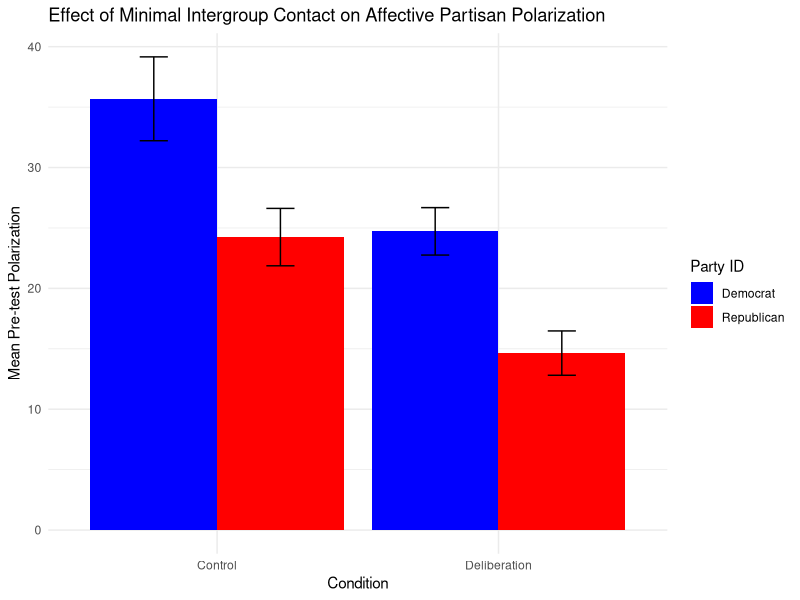
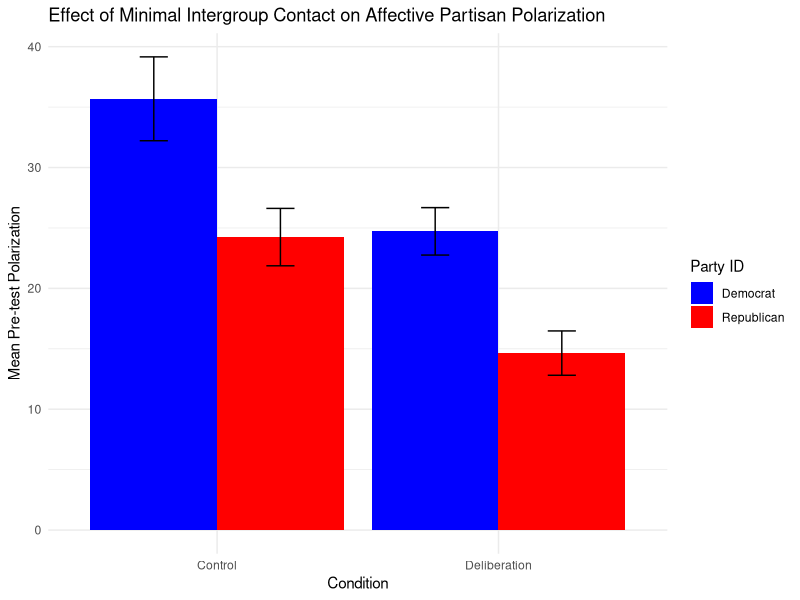

Reproduce these figures in R, in order.
## ---- chunk 1
library(tidyverse)
library(haven)
long_data <- read_sav("data/LongData copy.sav")
wide_data <- read_sav("data/V.3 CLEANED DATA copy.sav")
glimpse(wide_data)
library(ggplot2)
library(readr)
pretest_pol_summary <- suppressMessages(read_csv("data/pretest_pol_summary.csv"))
ggplot(pretest_pol_summary, aes(x = factor(delib), y = mean_pol, fill = factor(partyid))) +
  geom_bar(stat = "identity", position = "dodge") +
  geom_errorbar(aes(ymin = mean_pol - se_pol, 
                    ymax = mean_pol + se_pol),
                position = position_dodge(0.9), width = 0.2) +
  scale_x_discrete(labels = c("Control", "Deliberation")) +
  scale_fill_manual(values = c("blue", "red"), labels = c("Democrat", "Republican")) +
  labs(x = "Condition", y = "Mean Pre-test Polarization", fill = "Party ID") +
  ggtitle("Effect of Minimal Intergroup Contact on Affective Partisan Polarization") +
  theme_minimal()
  
## ---- chunk 2
glimpse(long_data)
## ---- chunk 3
wide_data <- wide_data %>%
  mutate(
    bias_preD = rowMeans(across(c(prej_preD, discr_preD, stereo_preD)), na.rm = TRUE),
    bias_postD = rowMeans(across(c(prej_postD, discr_postD, stereo_postD)), na.rm = TRUE),
bias_preR = rowMeans(across(c(prej_preR, discr_preR, stereo_preR)), na.rm = TRUE),
bias_postR = rowMeans(across(c(prej_postR, discr_postR, stereo_postR)), na.rm = TRUE)
         ) %>% 
  select(-group, -seating, -prej_preD, -discr_preD, -stereo_preD, -prej_postD,
         -discr_postD, -stereo_postD, -prej_preR, -discr_preR, -stereo_preR,
         -prej_postR, -discr_postR, -stereo_postR)
#Thanks to ChatGPT for recommending the rowMeans function and the bit to remove missing values. I would have done it in a slightly different, inferior way (adding variables and dividing by 3 and not acounting for missing values). And thanks to Claude.ai for recommending the across() function (instead of the select() function recommended by Chat——I just like this version better aesthetically).
wide_data
## ---- chunk 4
long_data <- wide_data %>% 
  pivot_longer(cols = 4:7, names_to = "time_target", values_to = "bias") %>% 
  mutate(time_target = recode(time_target,
    "bias_preD" = "1/1",
    "bias_postD" = "2/1",
    "bias_preR" = "1/2",
    "bias_postR" = "2/2"))
long_data <- long_data %>% 
  separate(time_target, sep = "/", into = c("time", "target")) %>% 
  arrange(participant, time, target)
long_data
### Thanks to posit's "data tidying with tidyr cheatsheet" for help with the pivot_longer( ) and separate( ) functions.
## ---- chunk 5
long_data <- long_data %>% 
  pivot_wider(names_from = target, 
              values_from = bias,
              names_prefix = "bias_target_")
long_data
## ---- chunk 6
long_data <- long_data %>% 
  mutate(polarization = abs(bias_target_1 - bias_target_2))
long_data
## ---- chunk 7
long_data <- long_data %>% 
  pivot_longer(cols = 5:6, names_to = "target", values_to = "bias") %>% 
  mutate(target = recode(target,
                         "bias_target_1" = 1,
                         "bias_target_2" = 2)) %>% 
  select(participant, delib, partyid, time, target, bias, polarization)
long_data
### Thanks Claude.ai for helping me figure out to recode the target variables.
## ---- chunk 8
pretest_pol_summary <- long_data %>%
  filter(time == 1) %>%
  group_by(delib, partyid) %>% 
  summarise(
    mean_pol = mean(polarization, na.rm = TRUE),
    se_pol = sd(polarization, na.rm = TRUE) / sqrt(n()),
    n = n()
  )
ggplot(pretest_pol_summary, aes(x = factor(delib), y = mean_pol, fill = factor(partyid))) +
  geom_bar(stat = "identity", position = "dodge") +
  geom_errorbar(aes(ymin = mean_pol - se_pol, 
                    ymax = mean_pol + se_pol),
                position = position_dodge(0.9), width = 0.2) +
  scale_x_discrete(labels = c("Control", "Deliberation")) +
  scale_fill_manual(values = c("blue", "red"), labels = c("Democrat", "Republican")) +
  labs(x = "Condition", y = "Mean Pre-test Polarization", fill = "Party ID") +
  ggtitle("Effect of Minimal Intergroup Contact on Affective Partisan Polarization") +
  theme_minimal()
